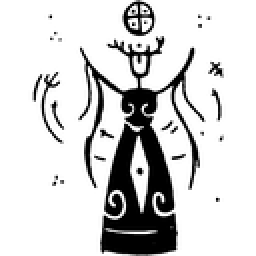
#> input picture website/src/assets/moves/fate.png, 128 x 128 px, given in place of zalizna-prysiaha-hralnyj-nabir_page-0007.jpg, which was not available (shown 2 times larger)
$ python crop-move-icons.py out.png
#> lines starting #> are read from the running program, lines starting #| are printed output that depends on the picture; after the words box and inside, x2 and y2 are one past the last pixel; in counts of white or black regions, pixels touching at a corner belong together; pictures that were not available may be replaced by others from this repository, and a replacement may not be noted
"""Вирізає 6 піктограм категорій ходів з ілюстрацій грального набору.

Петрогліфи беруться зі сканів __zalizna-prysiaha-hralnyj-nabir__/moves:
вогнище (пригода), поселення (стосунки), воїни зі списом (битва), змій
(пошкодження), коло з хрестом (завдання), оракул (оракул). Результат —
PNG-маска 128x128 у website/src/assets/moves; колір дає CSS (--cat-*).

Запуск з кореня репозиторію (потрібен Pillow):
    python3 website/scripts/crop-move-icons.py /tmp/icons-preview.png
Аргумент — куди зберегти зведене прев'ю всіх шести.
"""
from PIL import Image, ImageOps
import sys
S=1.75
base='__zalizna-prysiaha-hralnyj-nabir__/moves/zalizna-prysiaha-hralnyj-nabir_page-%04d.jpg'
crops={
 'adventure':(7,(262,1620,400,1800)),
 'relationship':(8,(872,1700,1100,1852)),
 'combat':(11,(118,1425,505,1840)),
 'suffer':(13,(552,1585,905,1915)),
 'quest':(14,(465,1460,610,1600)),
 'fate':(15,(725,1185,1255,1935)),
}
out='website/src/assets/moves/'
prev=Image.new('RGB',(6*140,140),'white')
#> prev: PIL image 840x140 RGB; every value is 255
for i,(k,(p,box)) in enumerate(crops.items()):
    im=Image.open(base%p).convert('L')
#> im: PIL image 128x128 L; every value is 0
    im=im.crop(tuple(int(v*S) for v in box))
#> im: PIL image 242x315 L; every value is 0
    mask=im.point(lambda v:255 if v<110 else 0)
#> mask: PIL image 242x315 L; every value is 255
    if k=='suffer':
        from PIL import ImageDraw
        ImageDraw.Draw(mask).rectangle([int((725-552)*S),0,mask.size[0],int((1660-1585)*S)],fill=0)
    bb=mask.getbbox(); mask=mask.crop(bb)
#> after `bb = mask.getbbox()`: bb = (0, 0, 242, 315)
    w,h=mask.size; side=max(w,h)+8
#> after `w, h = mask.size`: w = 242; h = 315
#> after `side = max(w, h) + 8`: side = 323
    sq=Image.new('L',(side,side),0); sq.paste(mask,((side-w)//2,(side-h)//2))
#> after `sq = Image.new('L', (side, side), 0)`: sq: PIL image 323x323 L; every value is 0
#> after `sq.paste(mask, ((side - w) // 2, (side - h) // 2))`:
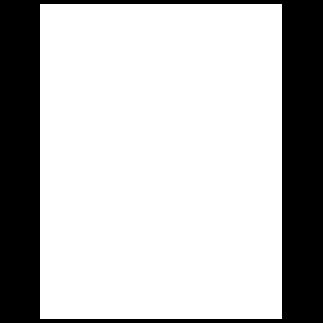
#> sq: PIL image 323x323 L; 73.1% white; 1 black region, box (x1, y1, x2, y2) and area: (0, 0, 323, 323) 28099
    sq=sq.resize((128,128),Image.LANCZOS)
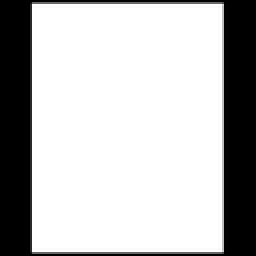
#> sq: PIL image 128x128 L (shown 2 times larger); min 0, max 255, mean 186.3
    rgba=Image.new('RGBA',(128,128),(0,0,0,0)); rgba.putalpha(sq)
#> after `rgba = Image.new('RGBA', (128, 128), (0, 0, 0, 0))`: rgba: PIL image 128x128 RGBA; every value is 0
#> after `rgba.putalpha(sq)`:
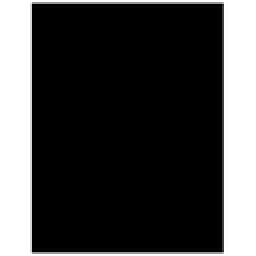
#> rgba: PIL image 128x128 RGBA (shown 2 times larger); mean R, G, B, A 0, 0, 0, 186.3; transparent parts drawn white
    black=Image.new('RGBA',(128,128),(0,0,0,255)); black.putalpha(sq)
    black.save(out+k+'.png',optimize=True)
    prev.paste(Image.composite(Image.new('RGB',(128,128),'black'),Image.new('RGB',(128,128),'white'),sq),(i*140+6,6))
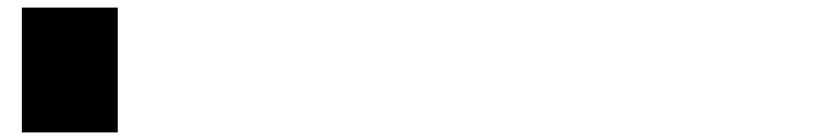
#> prev: PIL image 840x140 RGB; min 0, max 255, mean 229
#> pass 2 of the loop `for i,(k,(p,box)) in enumerate(crops.items()):`:
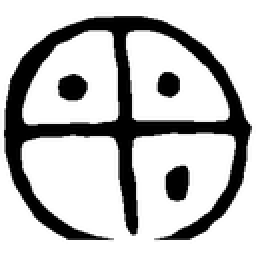
#> input picture website/src/assets/moves/quest.png, 128 x 128 px, given in place of zalizna-prysiaha-hralnyj-nabir_page-0008.jpg, which was not available (shown 2 times larger)
#> mask: PIL image 399x266 L; every value is 255
#> bb = (0, 0, 399, 266)
#> `sq.paste(mask, ((side - w) // 2, (side - h) // 2))`:
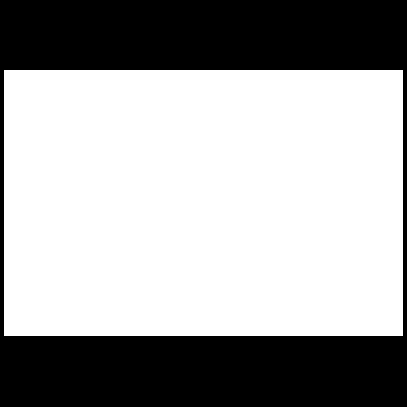
#> sq: PIL image 407x407 L; 64.1% white; 1 black region, box (x1, y1, x2, y2) and area: (0, 0, 407, 407) 59515
#> `prev.paste(Image.composite(Image.new('RGB',(128,128),'black'),Image.ne..`:
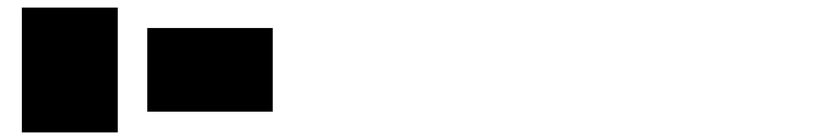
#> prev: PIL image 840x140 RGB; min 0, max 255, mean 206.3
#> (the run stopped early here; a loop or call above may not have finished)
